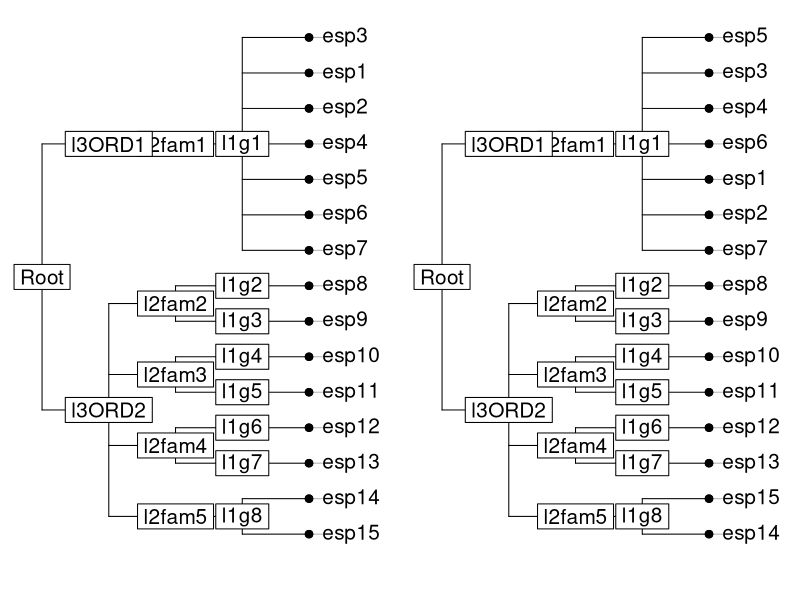

This figure's R source:
library(ade4)


### Name: as.taxo
### Title: Taxonomy
### Aliases: as.taxo dist.taxo
### Keywords: manip

### ** Examples

data(taxo.eg)
tax <- as.taxo(taxo.eg[[1]])
tax.phy <- taxo2phylog(as.taxo(taxo.eg[[1]]),add.tools=TRUE)
par(mfrow = c(1,2))
plot(tax.phy, clabel.l = 1.25, clabel.n = 1.25, f = 0.75)
plot(taxo2phylog(as.taxo(taxo.eg[[1]][sample(15),])),
 clabel.l = 1.25, clabel.n = 1.25, f = 0.75)
par(mfrow = c(1,1))
all(dist.taxo(tax)==tax.phy$Wdist)
